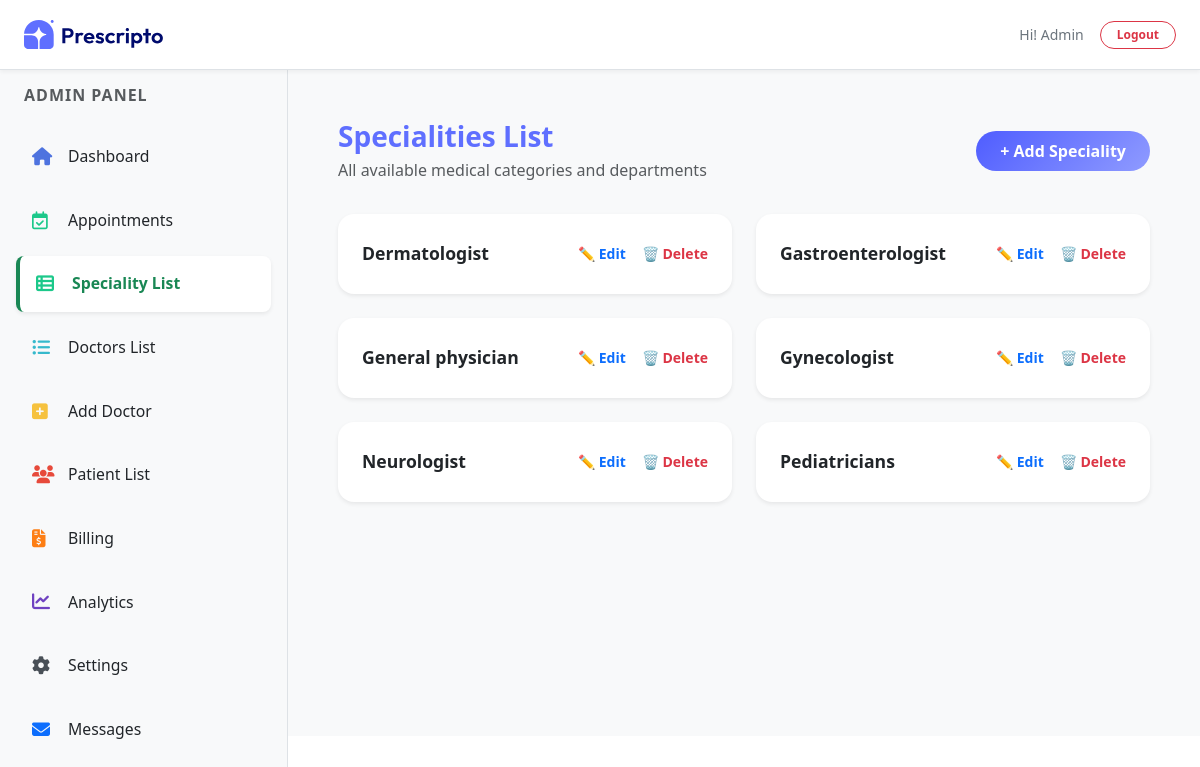
The page /dash_admin/speciality/ (signed in) on the database as committed earlier.
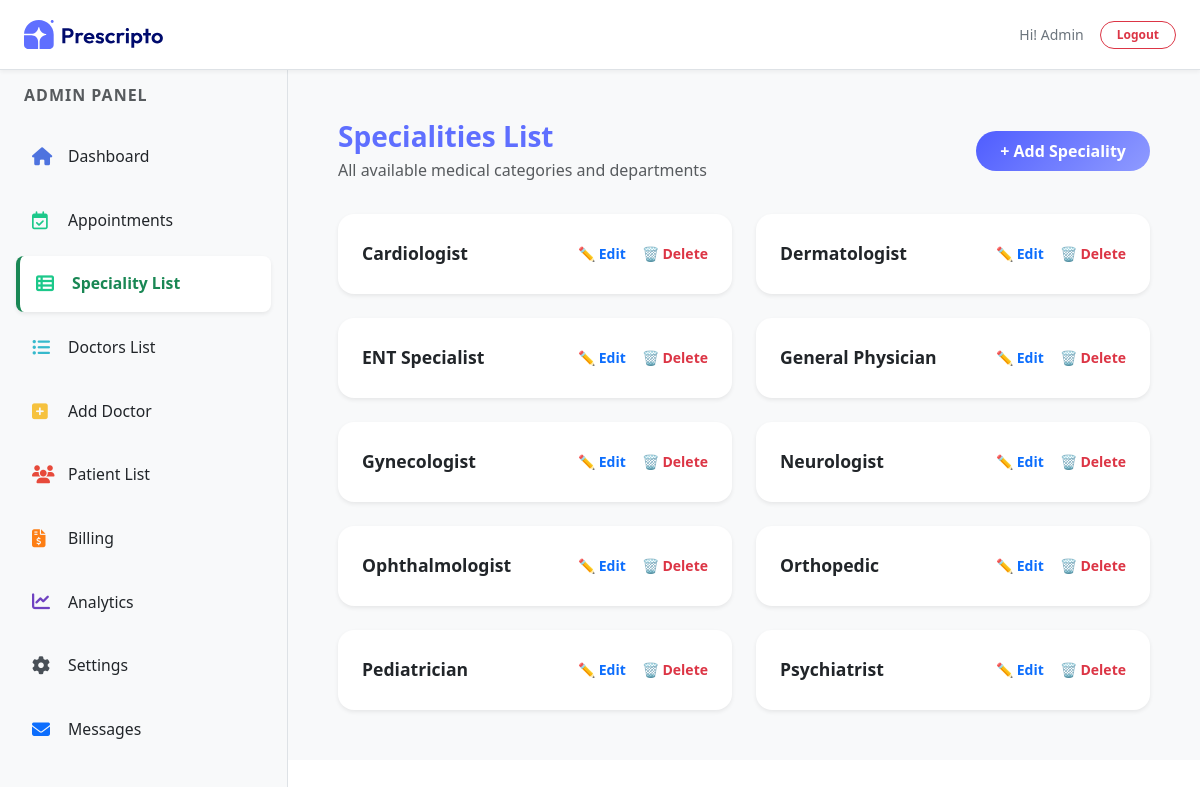
The same page on the database as committed later.
### appointment/models.py (models this page shows, shortened)
class Category(models.Model):
    name = models.CharField(max_length=100)

### appointment/views.py (the view)
# urls.py: path('dash_admin/speciality/', views.speciality_list, name='speciality_list'),
@login_required(login_url=('/dash_login'))
@staff_member_required
def speciality_list(request):
    specialities = Category.objects.all().order_by('name')
    cont = {
        'specialities': specialities,
        'action': 'speciality_list',
        'role': 'admin'
    }
    return render(request, 'dashboard/speciality_list.html', cont)

### templates/dashboard/speciality_list.html
{% extends "dashboard/layout.html" %}
{% load static %}
{% block contant %}
    <section class="w-100 bg-light" style="margin-top: 70px; margin-left: 18rem; padding: 50px;">
        <div class="row align-items-center mb-5" style="margin-bottom: 2rem !important;">
            <div class="col-8">
                <h2 class="h3 fw-bold mb-1" style="color: rgb(95 111 255);">Specialities List</h2>
                <p class="text-muted mb-0">All available medical categories and departments</p>
            </div>
            <div class="col-4 text-end">
                <a href="{% url 'add_speciality' %}"
                    class="btn px-4 py-2 text-white rounded-pill fw-semibold"
                    style="background: linear-gradient(135deg,#4f5dff,#8f9bff); border:none;">
                    + Add Speciality
                </a>
            </div>
        </div>
        <div class="row g-4">
            {% for speciality in specialities %}
            <div class="col-lg-6 col-md-6">
                <div class="bg-white rounded-4 shadow-sm p-4 d-flex align-items-center justify-content-between"
                    style="transition:0.3s; min-height: 80px;"
                    onmouseover="this.style.transform='translateY(-4px)'; this.style.boxShadow='0 10px 20px rgba(0,0,0,0.05)'"
                    onmouseout="this.style.transform=''; this.style.boxShadow=''">
                    <div class="flex-grow-1">
                        <h5 class="fw-bold mb-0 text-dark" style="font-size: 1.1rem;">{{ speciality.name }}</h5>
                    </div>
                    <div class="d-flex gap-3 align-items-center">
                        <a href="{% url 'edit_speciality' speciality.id %}" class="text-primary text-decoration-none small fw-semibold" style="transition: 0.2s;">
                            ✏️ Edit
                        </a>
                        <a href="{% url 'delete_speciality' speciality.id %}" class="text-danger text-decoration-none small fw-semibold" style="transition: 0.2s;" onclick="return confirm('Are you sure you want to delete this speciality?')">
                            🗑 Delete
                        </a>
                    </div>
                </div>
            </div>
            {% empty %}
            <div class="col-12 text-center py-5">
                <p class="text-muted">No specialities available. Click "+ Add Speciality" to create one.</p>
            </div>
            {% endfor %}
        </div>
    </section>
{% endblock contant %}

Rows that differ between the two databases and show on the page:
removed Category: name "Gastroenterologist"
removed Category: name "General physician"
removed Category: name "Pediatricians"
added Category: name "Cardiologist"
added Category: name "ENT Specialist"
added Category: name "General Physician"
added Category: name "Ophthalmologist"
added Category: name "Orthopedic"
added Category: name "Pediatrician"
added Category: name "Psychiatrist"
